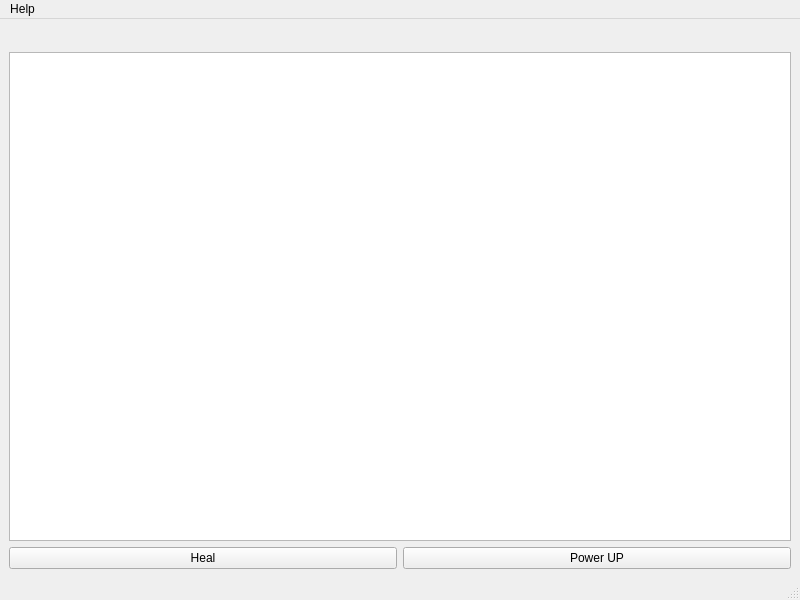
<?xml version="1.0" encoding="UTF-8"?>
<ui version="4.0">
 <class>Game</class>
 <widget class="QMainWindow" name="Game">
  <property name="geometry">
   <rect>
    <x>0</x>
    <y>0</y>
    <width>800</width>
    <height>600</height>
   </rect>
  </property>
  <property name="windowTitle">
   <string>Game</string>
  </property>
  <widget class="QWidget" name="centralwidget">
   <layout class="QGridLayout" name="gridLayout">
    <item row="3" column="0" colspan="2">
     <widget class="QFrame" name="frame">
      <property name="frameShape">
       <enum>QFrame::StyledPanel</enum>
      </property>
      <property name="frameShadow">
       <enum>QFrame::Raised</enum>
      </property>
     </widget>
    </item>
    <item row="1" column="0" colspan="2">
     <widget class="QFrame" name="frame_2">
      <property name="frameShape">
       <enum>QFrame::StyledPanel</enum>
      </property>
      <property name="frameShadow">
       <enum>QFrame::Raised</enum>
      </property>
      <widget class="QLabel" name="label">
       <property name="geometry">
        <rect>
         <x>20</x>
         <y>10</y>
         <width>63</width>
         <height>20</height>
        </rect>
       </property>
       <property name="text">
        <string>TextLabel</string>
       </property>
      </widget>
      <widget class="QLabel" name="label_2">
       <property name="geometry">
        <rect>
         <x>240</x>
         <y>10</y>
         <width>63</width>
         <height>20</height>
        </rect>
       </property>
       <property name="text">
        <string>TextLabel</string>
       </property>
      </widget>
      <widget class="QPushButton" name="pushButton_2">
       <property name="geometry">
        <rect>
         <x>110</x>
         <y>0</y>
         <width>83</width>
         <height>29</height>
        </rect>
       </property>
       <property name="text">
        <string>PushButton</string>
       </property>
      </widget>
     </widget>
    </item>
    <item row="8" column="0">
     <widget class="QPushButton" name="HealPtn">
      <property name="text">
       <string>Heal</string>
      </property>
     </widget>
    </item>
    <item row="0" column="0" colspan="2">
     <widget class="QFrame" name="TopPanel">
      <property name="maximumSize">
       <size>
        <width>16777215</width>
        <height>80</height>
       </size>
      </property>
      <property name="palette">
       <palette>
        <active/>
        <inactive/>
        <disabled/>
       </palette>
      </property>
      <property name="frameShape">
       <enum>QFrame::StyledPanel</enum>
      </property>
      <property name="frameShadow">
       <enum>QFrame::Raised</enum>
      </property>
      <widget class="QLabel" name="HpLabel">
       <property name="geometry">
        <rect>
         <x>10</x>
         <y>10</y>
         <width>63</width>
         <height>20</height>
        </rect>
       </property>
       <property name="text">
        <string>HP: </string>
       </property>
      </widget>
      <widget class="QLabel" name="PowerLabel">
       <property name="geometry">
        <rect>
         <x>10</x>
         <y>40</y>
         <width>63</width>
         <height>20</height>
        </rect>
       </property>
       <property name="text">
        <string>Power:</string>
       </property>
      </widget>
      <widget class="QLabel" name="LvlLabel">
       <property name="geometry">
        <rect>
         <x>330</x>
         <y>30</y>
         <width>63</width>
         <height>20</height>
        </rect>
       </property>
       <property name="text">
        <string>Lvl 1</string>
       </property>
      </widget>
      <widget class="QLabel" name="HealLabel">
       <property name="geometry">
        <rect>
         <x>640</x>
         <y>10</y>
         <width>63</width>
         <height>20</height>
        </rect>
       </property>
       <property name="text">
        <string>Heal: </string>
       </property>
      </widget>
      <widget class="QLabel" name="GoldLabel">
       <property name="geometry">
        <rect>
         <x>640</x>
         <y>40</y>
         <width>63</width>
         <height>20</height>
        </rect>
       </property>
       <property name="text">
        <string>Gold: </string>
       </property>
      </widget>
     </widget>
    </item>
    <item row="8" column="1">
     <widget class="QPushButton" name="PowerUpBtn">
      <property name="text">
       <string>Power UP</string>
      </property>
     </widget>
    </item>
    <item row="4" column="0" colspan="2">
     <widget class="QGraphicsView" name="graphicsView_2"/>
    </item>
    <item row="2" column="0" colspan="2">
     <widget class="QFrame" name="frame_3">
      <property name="frameShape">
       <enum>QFrame::StyledPanel</enum>
      </property>
      <property name="frameShadow">
       <enum>QFrame::Raised</enum>
      </property>
      <widget class="QLabel" name="label_3">
       <property name="geometry">
        <rect>
         <x>40</x>
         <y>0</y>
         <width>63</width>
         <height>20</height>
        </rect>
       </property>
       <property name="text">
        <string>TextLabel</string>
       </property>
      </widget>
     </widget>
    </item>
   </layout>
  </widget>
  <widget class="QMenuBar" name="menubar">
   <property name="geometry">
    <rect>
     <x>0</x>
     <y>0</y>
     <width>800</width>
     <height>25</height>
    </rect>
   </property>
   <widget class="QMenu" name="HelpMenu">
    <property name="title">
     <string>Help</string>
    </property>
    <addaction name="ControlsAction"/>
   </widget>
   <addaction name="HelpMenu"/>
  </widget>
  <widget class="QStatusBar" name="statusbar"/>
  <action name="ControlsAction">
   <property name="text">
    <string>Controls</string>
   </property>
  </action>
 </widget>
 <resources/>
 <connections/>
</ui>
